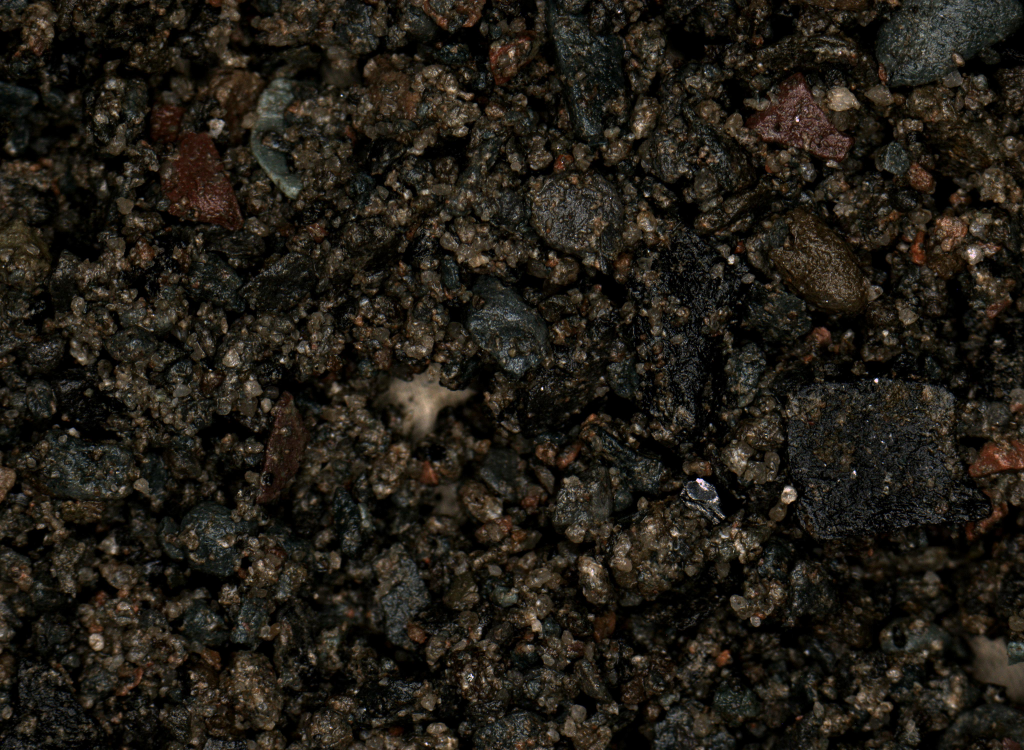
#> input picture data/1-1.jpg, 4096 x 3000 px (shown at 1/4 size); its folder holds only this picture in this run
$ python -i data_enhance.py   (imports and definitions only)
#> lines starting #> are read from the running program, lines starting #| are printed output that depends on the picture
#> further down, picture is the input picture: shape (3000, 4096, 3); mean B, G, R 21.9, 29.2, 33.4
# coding:utf8
import numpy as np
import os
import cv2
import glob
import shutil
import random
import xlsxwriter

from del_directory import delete_file

# 批量重命名文件
# 批量裁剪图片
# 数据扩增

w = 224
h = 224


# [131 lines left out: functions write_excel, move, resize, flip, rotate, noise and 3 more, not called in this run]


# 平移
def pingyi(img):
    rows, cols = img.shape[:2]
#> rows = 3000; cols = 4096
    M = np.array([[1, 0, -100], [0, 1, -50]], dtype=np.float32)
    img_change = cv2.warpAffine(img, M, (cols, rows))
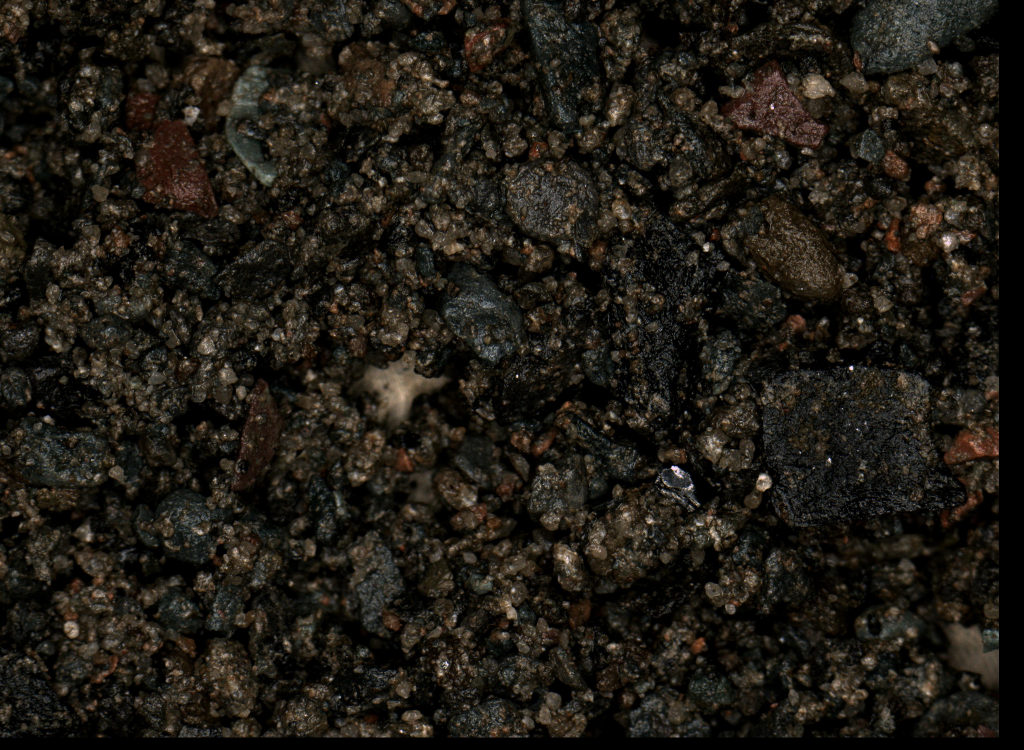
#> img_change: shape (3000, 4096, 3) (shown at 1/4 size); mean B, G, R 21.1, 28, 32.1
    img_change = cv2.resize(img_change, (224, 224))
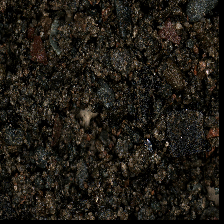
#> img_change: shape (224, 224, 3); mean B, G, R 20.9, 27.9, 31.9
    return img_change


# [46 lines not run here, left out]

>>> import cv2
>>> picture = cv2.imread('data/1-1.jpg')
>>> result = pingyi(picture)
